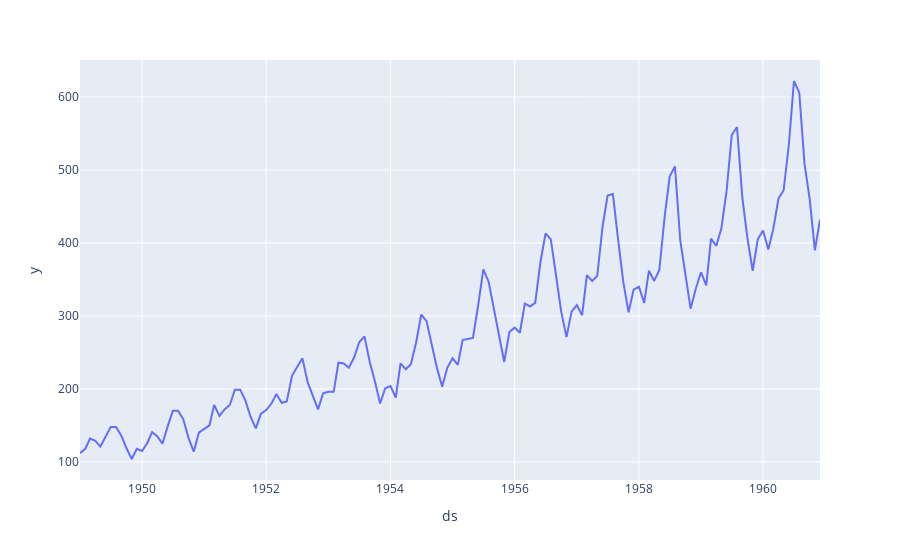

Notebook cell for this chart:
### Markdown cell above
### Visualizing original series

### Code cell
fig = px.line(df, x='ds', y="y")
fig.show()

### Figure 1 — Plotly figure (JSON) as saved in the notebook; plotly's stock layout.template omitted (floating-point values rounded to 4 significant figures; data arrays with more than 128 entries replaced by an {"elided": "..."} marker saying what was removed)
{"data": [{"hovertemplate": "ds=%{x}<br>y=%{y}<extra></extra>", "legendgroup": "", "line": {"color": "#636efa", "dash": "solid"}, "marker": {"symbol": "circle"}, "mode": "lines", "name": "", "orientation": "v", "showlegend": false, "type": "scatter", "x": {"elided": "144 str values"}, "xaxis": "x", "y": {"elided": "144 int values"}, "yaxis": "y"}], "layout": {"legend": {"tracegroupgap": 0}, "margin": {"t": 60}, "xaxis": {"anchor": "y", "domain": [0, 1], "title": {"text": "ds"}}, "yaxis": {"anchor": "x", "domain": [0, 1], "title": {"text": "y"}}}}
